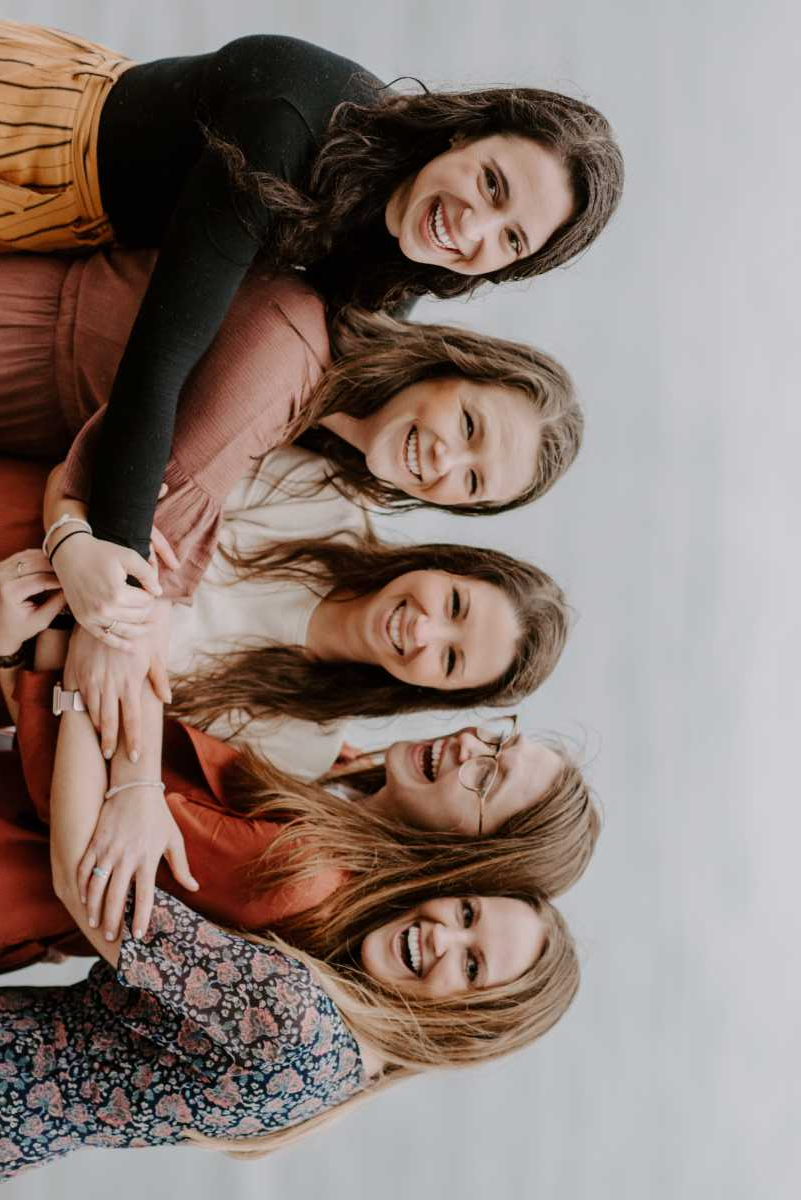
#> input picture testingParts/testImages/people_angle.jpg, 801 x 1200 px, found by its file name
$ python testingRotateFunction.py
#> lines starting #> are read from the running program, lines starting #| are printed output that depends on the picture; long printed decimals are rounded
import math
import cv2 as cv
import numpy as np
from numpy.core.fromnumeric import shape

img = cv.imread(r'D:\workspace\git\Python_FacialReg\testingParts\testImages\people_angle.jpg')
#> img is the input picture: shape (1200, 801, 3); mean B, G, R 117.2, 123.7, 139.3
# cv.imshow("OG", img)

# rescale an image/frame
def rescaleFrame(frame, newWidth):
    width = newWidth
    height = (int)(frame.shape[0] * newWidth / frame.shape[1])
    dimensions = (width, height)

    return cv.resize(frame, dimensions, interpolation=cv.INTER_AREA)


# Rotation
def rotate(img, angle, rotPoint = None):
#> called with angle = -60
    (height, width) = img.shape[:2]
#> height = 1200; width = 801

    # Calculating the dimension of the new canvas to store the entire rotated image without cropping,
    # diagAngleA is half the angle of the lowest angle created by the two diagonals. diagAngleB is half the angle of the rightest angle created by the two diagonals.
    diagLen = math.sqrt(width**2 + height**2)
#> diagLen = 1442.8
    diagAngleA = math.atan(width/height)
#> diagAngleA = 0.589
    diagAngleB = math.pi/2 - diagAngleA
#> diagAngleB = 0.982
    print("Debug diagLen", diagLen)
#| Debug diagLen 1442.775
    print("Debug angleA", diagAngleA*180/math.pi)
#| Debug angleA 33.723
    print("Debug angleB", diagAngleB*180/math.pi)
#| Debug angleB 56.277

    # TempAngle is used to keep the angle value in math.cos stays between -90 and 90 degree => consistence cos value
    # cos value is the cosine of the offset of frame/img diagonal line from the x/y axis (diagAngle + tempAngle*math.pi/180 - math.pi/2).
    # And using the value of angle, we will know which cos value is used to determined width and height.
    # angle < 360 to avoid edge cases
    angle = angle % 360
    print("Debug negative angle", angle)
    tempAngle = angle%90
    if (angle >= 0 and angle < 90) or (angle >= 180 and angle < 270):

        fittingWidth = math.floor(math.cos(diagAngleA + tempAngle*math.pi/180 - math.pi/2) * diagLen)
        fittingHeight = math.floor(math.cos(diagAngleB + tempAngle*math.pi/180 - math.pi/2) * diagLen)
    else :
        fittingWidth = math.floor(math.cos(diagAngleB + tempAngle*math.pi/180 - math.pi/2) * diagLen)
#> fittingWidth = 1439
        fittingHeight = math.floor(math.cos(diagAngleA + tempAngle*math.pi/180 - math.pi/2) * diagLen)
#> fittingHeight = 1293

    # Drawing pre rotated image ontop of bigger canvas
    # rotatedCanvas initially takes the largest horizontal/vertical value among newWidth, newHeight, img.shape[1], img.shape[2] to prevent the image from cropping and index out of bound
    # Once the image is rotated on rotatedCanvas, we will crop out the excess part
    rotatedCanvas = np.zeros((max(fittingHeight, img.shape[0]), max(fittingWidth, img.shape[1]), 3), dtype='uint8')
    rotatedCanvas[math.floor(rotatedCanvas.shape[0]/2 - img.shape[0]/2): math.floor(rotatedCanvas.shape[0]/2 + img.shape[0]/2), math.floor(rotatedCanvas.shape[1]/2 - img.shape[1]/2): math.floor(rotatedCanvas.shape[1]/2 + img.shape[1]/2)] = img
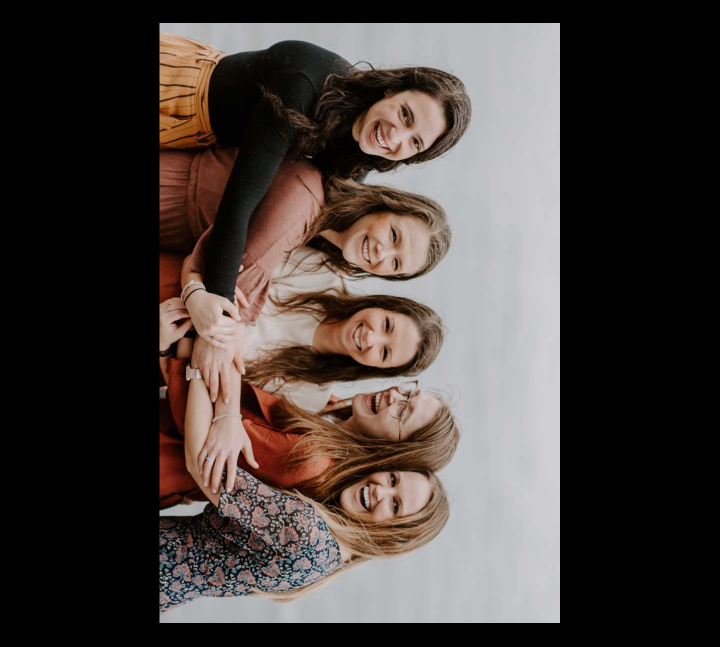
#> rotatedCanvas: shape (1293, 1439, 3) (shown at 1/2 size); mean B, G, R 60.5, 63.9, 71.9
    # rotatedCanvas[100:200,400:500] = 0,255,0
    # [upper height bound: lower height bound, left width bound: right width bound]
    # cv.imshow("Test draw on cavnas before rotate", rescaleFrame(rotatedCanvas, 500))

    #rotPoint (width, height)
    if rotPoint is None:
        rotPoint = (rotatedCanvas.shape[1]//2, rotatedCanvas.shape[0]//2)
#> rotPoint = (719, 646)

    rotMat = cv.getRotationMatrix2D(rotPoint, angle, 1.0)
    excessDimensions = (rotatedCanvas.shape[1], rotatedCanvas.shape[0])
#> excessDimensions = (1439, 1293)
    rotatedCanvas = cv.warpAffine(rotatedCanvas, rotMat, excessDimensions)
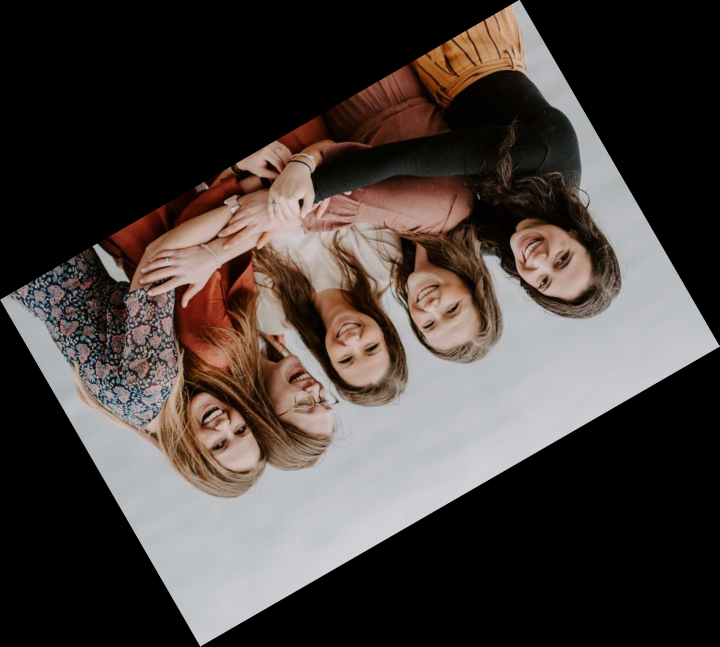
#> rotatedCanvas: shape (1293, 1439, 3) (shown at 1/2 size); mean B, G, R 60.5, 63.9, 71.9
    cv.imshow("Rotated not crop out excess", rescaleFrame(rotatedCanvas, 500))
#> in rescaleFrame, `return cv.resize(frame, dimensions, interpolation=cv.INTER_AREA)`:
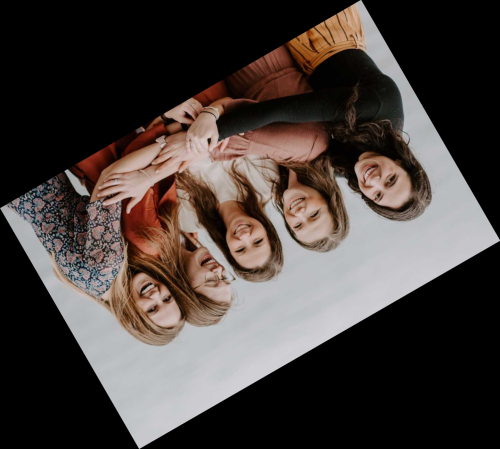
#> returned value: shape (449, 500, 3); mean of channels 0, 1, 2 60.5, 63.9, 71.9; drawn as B, G, R
    # rotatedCanvas = rotatedCanvas[100:1200, 100:600]
    # Cropping excess borders
    rotatedCanvas = rotatedCanvas[math.floor((rotatedCanvas.shape[0] - fittingHeight)/2) : math.floor((rotatedCanvas.shape[0] + fittingHeight)/2), math.floor((rotatedCanvas.shape[1] - fittingWidth)/2) : math.floor((rotatedCanvas.shape[1] + fittingWidth)/2)]
    print("Debug fitting height", fittingHeight)
#| Debug fitting height 1293
    print("Debug fitting width", fittingWidth)
#| Debug fitting width 1439
    print("Debug upper height bound", math.floor((rotatedCanvas.shape[0] - fittingHeight)/2))
#| Debug upper height bound 0
    print("Debug lower height bound", math.floor((rotatedCanvas.shape[0] + fittingHeight)/2))
#| Debug lower height bound 1293
    print("Debug left width bound", math.floor((rotatedCanvas.shape[1] - fittingWidth)/2))
#| Debug left width bound 0
    print("Debug right width bound", math.floor((rotatedCanvas.shape[1] + fittingWidth)/2))
#| Debug right width bound 1439
    return rotatedCanvas

blank = rotate(img,-60)
for x in range(0, 360, 10):
    blank = rotate(img, x)
    blank = rescaleFrame(blank, 400)
    cv.imshow('Rotated' + str(x) + 'degree', blank)
#> this loop made 36 passes
#> pass 2, in rotate (call 3), `rotatedCanvas = cv.warpAffine(rotatedCanvas, rotMat, excessDimensions)`:
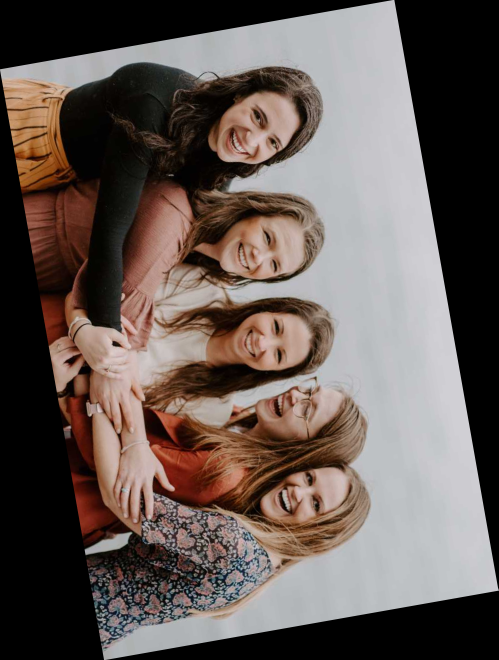
#> rotatedCanvas: shape (1320, 997, 3) (shown at 1/2 size); mean B, G, R 85.6, 90.3, 101.7
#> pass 2, in rotate (call 3), `cv.imshow("Rotated not crop out excess", rescaleFrame(rotatedCanvas, 5..`:
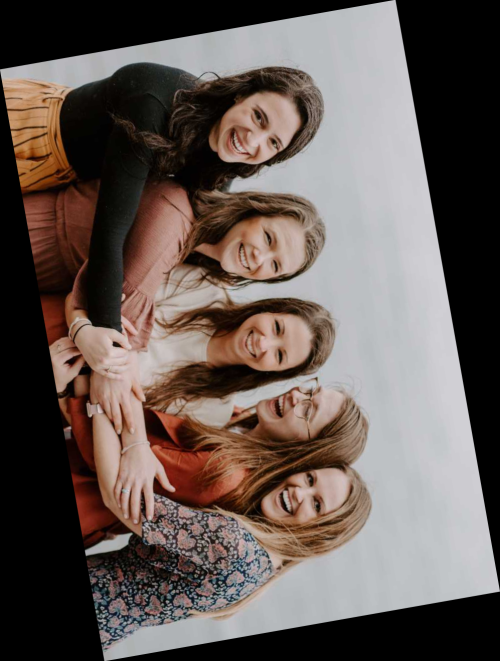
#> window 'Rotated not crop out excess': shape (661, 500, 3); mean B, G, R 85.6, 90.3, 101.7


cv.waitKey(0)

$ run again, with testingParts/testImages/people_half_flipped.jpg copied over testingParts/testImages/people_angle.jpg
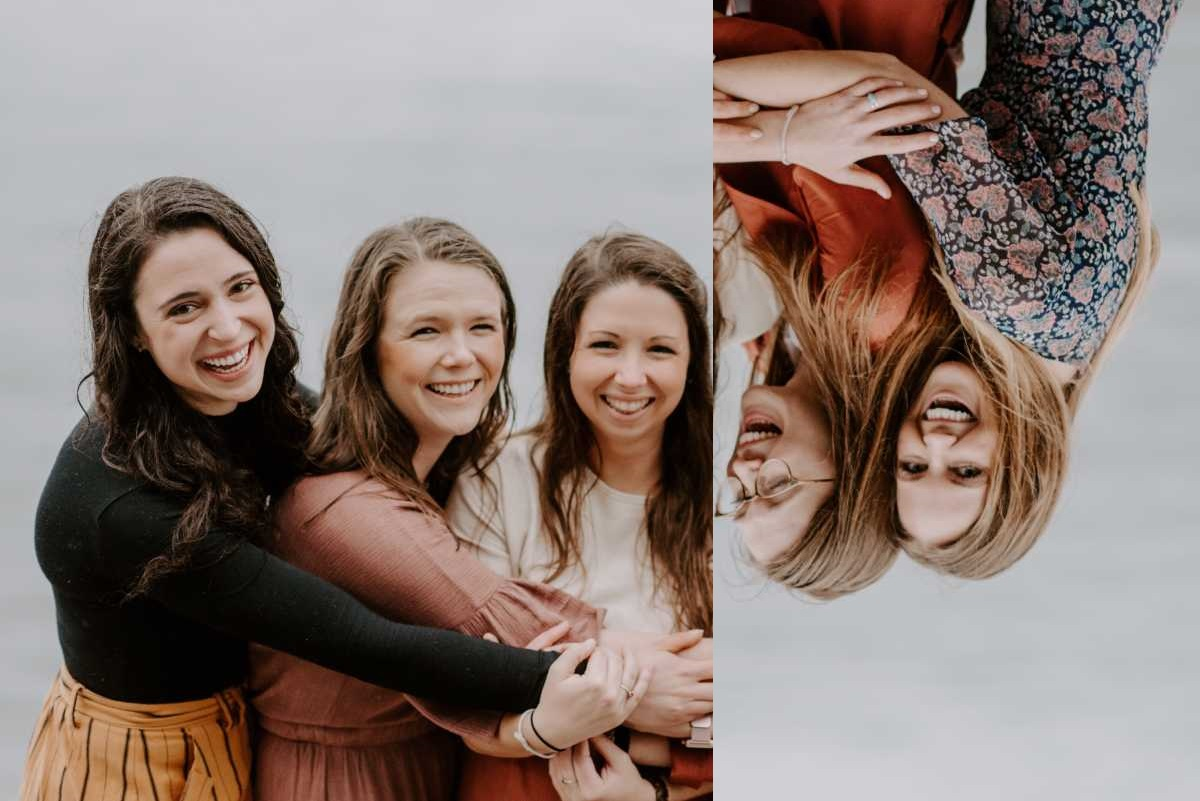
#> input picture testingParts/testImages/people_half_flipped.jpg, 1200 x 801 px, found by its file name
#> img is the input picture: shape (801, 1200, 3); mean B, G, R 117.2, 123.7, 139.3
#| Debug diagLen 1442.775
#| Debug angleA 56.277
#| Debug angleB 33.723
#> in rescaleFrame, `return cv.resize(frame, dimensions, interpolation=cv.INTER_AREA)`:
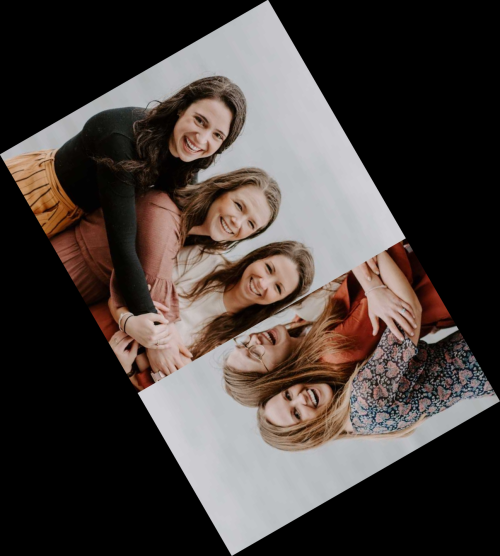
#> returned value: shape (556, 500, 3); mean of channels 0, 1, 2 60.6, 63.9, 71.9; drawn as B, G, R
#| Debug fitting height 1439
#| Debug fitting width 1293
#| Debug upper height bound 0
#| Debug lower height bound 1439
#| Debug left width bound 0
#| Debug right width bound 1293
#> the loop `for x in range(0, 360, 10):` made 36 passes
#> pass 2, in rotate (call 3), `rotatedCanvas = cv.warpAffine(rotatedCanvas, rotMat, excessDimensions)`:
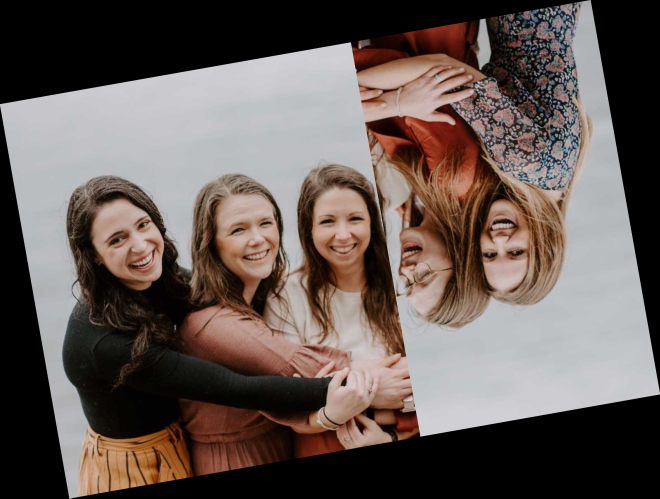
#> rotatedCanvas: shape (997, 1320, 3) (shown at 1/2 size); mean B, G, R 85.6, 90.3, 101.7
